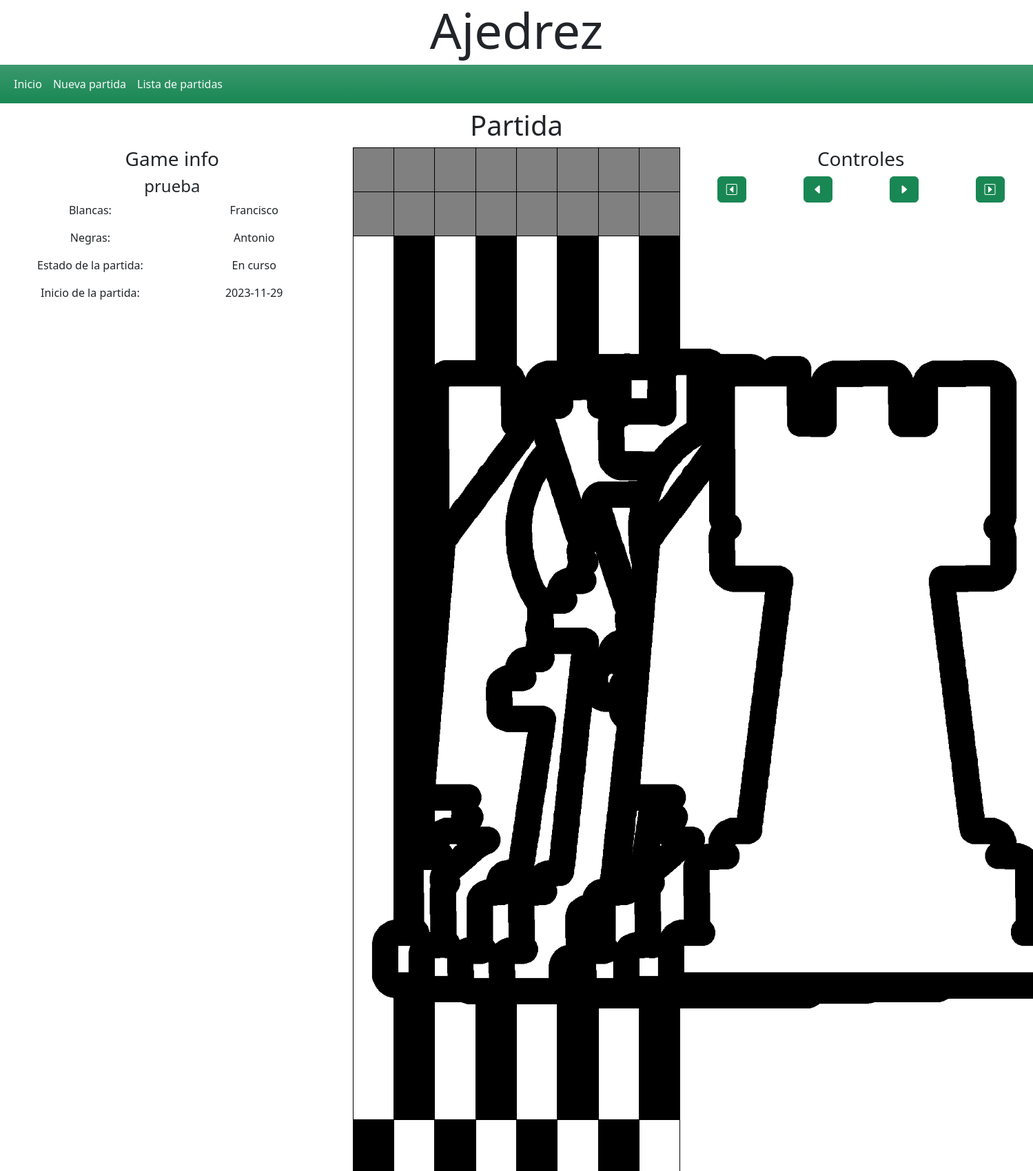
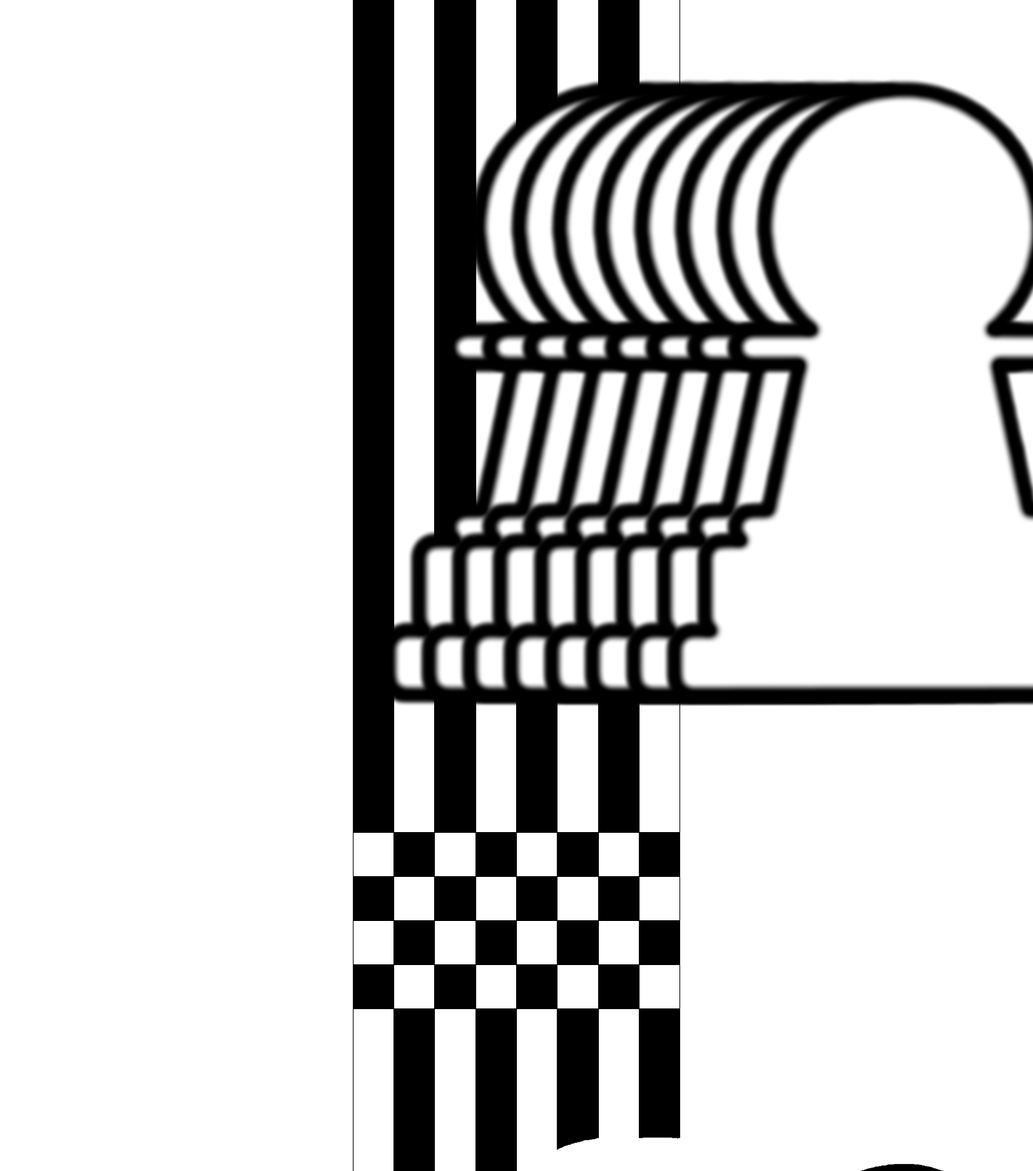
Page /UD3/Practica/chess_web_php/Vistas/boardView.php?game=1 (upper part) on the committed database (2 pictures, top to bottom).
### tables this page shows
CREATE TABLE `T_Matches` (
  `ID` int NOT NULL AUTO_INCREMENT,
  `title` varchar(50) NOT NULL,
  `white` int NOT NULL,
  `black` int NOT NULL,
  `startDate` datetime NOT NULL,
  `endDate` datetime DEFAULT NULL,
  `winner` varchar(10) DEFAULT NULL,
  `state` varchar(20) NOT NULL DEFAULT (_utf8mb4'En curso'),
  PRIMARY KEY (`ID`),
  KEY `white` (`white`),
  KEY `black` (`black`),
  CONSTRAINT `T_Matches_ibfk_1` FOREIGN KEY (`white`) REFERENCES `T_Players` (`ID`),
  CONSTRAINT `T_Matches_ibfk_2` FOREIGN KEY (`black`) REFERENCES `T_Players` (`ID`)
);

CREATE TABLE `T_Players` (
  `ID` int NOT NULL AUTO_INCREMENT,
  `name` varchar(30) NOT NULL,
  `email` varchar(50) NOT NULL,
  `password` varchar(200) DEFAULT NULL,
  `profileType` varchar(100) DEFAULT NULL,
  PRIMARY KEY (`ID`),
  UNIQUE KEY `email` (`email`)
);

### UD3/Practica/chess_web_php/Infraestructura/gameInfo.php (called while the page is built, shortened)
<?php
class GameInfo
{
    function gInfo2($game)
    {
        $conexion = mysqli_connect('localhost', 'root', 'sanicculurs2gs');
        mysqli_select_db($conexion, 'chess_game');
        $san_game = mysqli_real_escape_string($conexion, $game);
        $consulta = mysqli_prepare($conexion, "SELECT tm.ID as ID,title,tp1.name as white,tp2.name as black,
        startDate,state FROM T_Matches tm INNER JOIN T_Players tp1 ON tp1.ID = tm.white
        INNER JOIN T_Players tp2 ON tp2.ID = tm.black WHERE tm.ID = $san_game;");
        $consulta->execute();
        $res = $consulta->get_result();
        $games = array();
        while ($myrow = $res->fetch_assoc()) {
            array_push($games, $myrow);
        }
        return $games;
    }
}

### UD3/Practica/chess_web_php/Negocio/game.php (called while the page is built, shortened)
<?php
require ('../Infraestructura/gameInfo.php');
class Game
{
    private $_name;
    private $_j1;
    private $_j2;
    private $_startDate;
    private $_state;
    function init3($id,$title,$j1,$j2,$start,$state)
    {
        $this->_j1 = $j1;
        $this->_j2 = $j2;
        $this->_name = $title;
        $this->_startDate = $start;
        $this->_state = $state;
    }
    function getName()
    {
        return $this->_name;
    }
    function getWhite()
    {
        return $this->_j1;
    }
    function getBlack()
    {
        return $this->_j2;
    }
    function getStartDate()
    {
        return $this->getDate($this->_startDate);
    }
    function getState()
    {
        return $this->_state;
    }
    function getDate($date)
    {
        return substr($date,0,10);
    }
    function getGInfo($game)
    {
        $gameDAL = new GameInfo();
        $rs = $gameDAL->gInfo2($game);
        $listGames = array();
        foreach ($rs as $game) {
            $gameRL = new Game();
            $gameRL->init3($game['ID'],$game['title'],$game['white'],$game['black'],$game['startDate'],$game['state']);
            array_push($listGames,$gameRL);
        }
        return $listGames;
    }
}

### UD3/Practica/chess_web_php/Infraestructura/boardInfo.php (called while the page is built, shortened)
<?php
class BoardInfo
{
    function boardStates($game)
    {
        $conexion = mysqli_connect('localhost', 'root', 'sanicculurs2gs');
        mysqli_select_db($conexion, 'chess_game');
        $san_game = mysqli_real_escape_string($conexion,$game);
        $consulta = mysqli_prepare($conexion, "SELECT ID,IDGame,board FROM T_Board_Status WHERE IDGame = $san_game;");
        $consulta->execute();
        $res = $consulta->get_result();
        $moves = array();
        while ($myrow = $res->fetch_assoc()) {
            array_push($moves, $myrow);
        }
        return $moves;
    }
}

### UD3/Practica/chess_web_php/Negocio/board.php (called while the page is built, shortened)
<?php
require ('../Infraestructura/boardInfo.php');
class Board
{
    private $_board;
    function init($move,$game,$board)
    {
        $this->_board = $board;
    }
    function getBoard()
    {
        return $this->_board;
    }
    function getBoardStat($game)
    {
        $boardDAL = new BoardInfo();
        $rs = $boardDAL->boardStates($game);
        $listMoves = array();
        foreach ($rs as $board) {
            $boardRL = new Board();
            $boardRL->init($board['ID'],$board['IDGame'],$board['board']);
            array_push($listMoves, $boardRL);
        }
        return $listMoves;
    }
}

### UD3/Practica/chess_web_php/Vistas/boardView.php (the view, shortened to what this page needs)
<!DOCTYPE html>
<html lang="en">
<head>
    <link href="https://cdn.jsdelivr.net/npm/bootstrap@5.3.2/dist/css/bootstrap.min.css" rel="stylesheet"
>
    <link rel="stylesheet" href="https://cdn.jsdelivr.net/npm/bootstrap-icons@1.11.2/font/bootstrap-icons.min.css">
    <link rel="stylesheet" href="../css/style.css">
</head>
<body>
    <?php
    include 'header.php';
    include 'nav.php';
    require_once("../Negocio/game.php");
    require_once("../Negocio/board.php");
    $gameID = $_GET['game'];
    $value = $_GET['but'];
    $value = (int) $value;
    if ($gameID != null) {
        $board = new Board();
        $boards = $board->getBoardStat($gameID);
        $max = count($boards) - 1;
        $boardState = $boards[$value]->getBoard();
        $gameInfo = new Game();
        $gamesInf = $gameInfo->getGInfo($gameID);
        foreach ($gamesInf as $game) {
            $title = $game->getName();
            $white = $game->getWhite();
            $black = $game->getBlack();
            $state = $game->getState();
            $date = $game->getStartDate();
        }
    }
    ?>
    <main class="container-fluid text-center mt-2 mb-2">
        <div class="row">
            <div class="col"></div>
            <div class="col-10">
                <h1>Partida</h1>
            </div>
            <div class="col"></div>
        </div>
        <div class="row">
            <div class="col-4">
                <div class="container">
                    <div class="row">
                        <div class="col">
                            <h3>Game info</h3>
                        </div>
                    </div>
                    <div class="row">
                        <div class="col">
                            <h4>
                                <?php echo $title ?>
                            </h4>
                        </div>
                    </div>
                    <div class="row">
                        <div class="col-6">
                            <p>Blancas:</p>
                        </div>
                        <div class="col">
                            <p>
                                <?php echo $white ?>
                            </p>
                        </div>
                    </div>
                    <div class="row">
                        <div class="col-6">
                            <p>Negras:</p>
                        </div>
                        <div class="col">
                            <p>
                                <?php echo $black ?>
                            </p>
                        </div>
                    </div>
                    <div class="row">
                        <div class="col-6">
                            <p>Estado de la partida:</p>
                        </div>
                        <div class="col">
                            <p>
                                <?php echo $state ?>
                            </p>
                        </div>
                    </div>
                    <div class="row">
                        <div class="col-6">
                            <p>Inicio de la partida:</p>
                        </div>
                        <div class="col">
                            <p>
                                <?php echo $date ?>
                            </p>
                        </div>
                    </div>
                </div>
            </div>
            <div class="col-4 ">
                <table>
                    <?php
                    function DrawChessGame($board)
                    {
                        $pieces = explode(",", $board);
                        $piece = 0;
                        for ($i = 0; $i < 2; $i++) {
                            echo "<tr>";
                            for ($f = 0; $f < 8; $f++) {
                                echo "<td class='dead'>";
                                echo "</td>";
                            }
                            echo "</tr>";
                        }
                        for ($i = 0; $i < 8; $i++) {
                            echo "<tr>";
                            for ($f = 0; $f < 8; $f++) {
                                if (($i + $f) % 2 == 0) {
                                    echo '<td class="white">';
                                } else {
                                    echo '<td class="black">';
                                }
                                if ($pieces[$piece] !== "NP") {
                                    echo '<div class="piece">';
                                    echo '<img src="../images/' . $pieces[$piece] . '.png">';
                                    echo '</div>';
                                }
                                echo '</td>';
                                $piece++;
                            }
                            echo "</tr>";
                        }
                    }
                    if ($boardState == null) {
                        DrawChessGame("RW,NW,BW,QW,KW,BW,NW,RW,PW,PW,PW,PW,PW,PW,PW,PW,NP,NP,NP,NP,NP,NP,NP,NP,NP,NP,NP,NP,NP,NP,NP,NP,NP,NP,NP,NP,NP,NP,NP,NP,NP,NP,NP,NP,NP,NP,NP,NP,p,p,p,p,p,p,p,p,r,n,b,q,k,b,n,r,NP,NP,NP,NP,NP,NP,NP,NP,NP,NP,NP,NP,NP,NP,NP,NP,NP,NP,NP,NP,NP,NP,NP,NP,NP,NP,NP,NP,NP,NP,NP,NP");
                    } else {
                        DrawChessGame($boardState);
                    }
                    ?>
                </table>
            </div>
            <div class="col-4">
                <?php
                if ($gameID != null) {
                    echo "<div class='row'>
                    <div class='col'>
                        <h3>Controles</h3>
                    </div>
                </div>
                <form action='boardView.php' method='get'>
                    <div class='row'>
                        <div class='col'>
                            <button type='submit' name='but' value='0' class='btn btn-success'>
                                <i class='bi bi-caret-left-square'></i>
                            </button>
                        </div>
                        <div class='col'>
                            <button type='submit' name='but' value='" . $value - 1 . "' class='btn btn-success'>
                                <i class='bi bi-caret-left-fill'></i>
                            </button>
                        </div>
                        <div class='col'>
                            <button type='submit' name='but' value='" . $value + 1 . "' class='btn btn-success'>
                                <i class='bi bi-caret-right-fill'></i>
                            </button>
                        </div>
                        <div class='col'>
                            <button type='submit' name='but' value='" . $max . "' class='btn btn-success'>
                                <i class='bi bi-caret-right-square'></i>
                            </button>
                            <input type='hidden' name='game' value ='" . $gameID . "'>
                        </div>
                    </div>
                </form>";
                }
                ?>
            </div>
        </div>
    </main>
</body>
</html>

### UD3/Practica/chess_web_php/css/style.css (style rules this page uses)
table,td { border: solid black 1px; border-collapse: collapse; }
table { align-self: center; margin: auto; }
td,.dead { height: 4rem; width: 4rem; }
.piece { height: 75%; width: 75%; margin: auto; text-align: center; }
img { height: 100%; }
.white { background-color: white; }
.black { background-color: black; }
.dead { background-color: gray; }

### rows in the picture
t_matches: title "prueba", white.name "Francisco", black.name "Antonio", state "En curso", startDate "2023-11-29"
